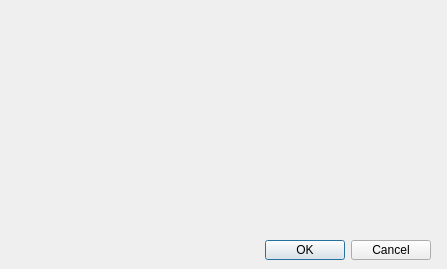
<?xml version="1.0" encoding="UTF-8"?>
<ui version="4.0">
 <class>ReturnAndBorrow</class>
 <widget class="QDialog" name="ReturnAndBorrow">
  <property name="geometry">
   <rect>
    <x>0</x>
    <y>0</y>
    <width>447</width>
    <height>269</height>
   </rect>
  </property>
  <property name="windowTitle">
   <string>Dialog</string>
  </property>
  <widget class="QDialogButtonBox" name="buttonBox">
   <property name="geometry">
    <rect>
     <x>230</x>
     <y>240</y>
     <width>201</width>
     <height>20</height>
    </rect>
   </property>
   <property name="orientation">
    <enum>Qt::Orientation::Horizontal</enum>
   </property>
   <property name="standardButtons">
    <set>QDialogButtonBox::StandardButton::Cancel|QDialogButtonBox::StandardButton::Ok</set>
   </property>
  </widget>
 </widget>
 <resources/>
 <connections>
  <connection>
   <sender>buttonBox</sender>
   <signal>accepted()</signal>
   <receiver>ReturnAndBorrow</receiver>
   <slot>accept()</slot>
   <hints>
    <hint type="sourcelabel">
     <x>248</x>
     <y>254</y>
    </hint>
    <hint type="destinationlabel">
     <x>157</x>
     <y>274</y>
    </hint>
   </hints>
  </connection>
  <connection>
   <sender>buttonBox</sender>
   <signal>rejected()</signal>
   <receiver>ReturnAndBorrow</receiver>
   <slot>reject()</slot>
   <hints>
    <hint type="sourcelabel">
     <x>316</x>
     <y>260</y>
    </hint>
    <hint type="destinationlabel">
     <x>286</x>
     <y>274</y>
    </hint>
   </hints>
  </connection>
 </connections>
</ui>
